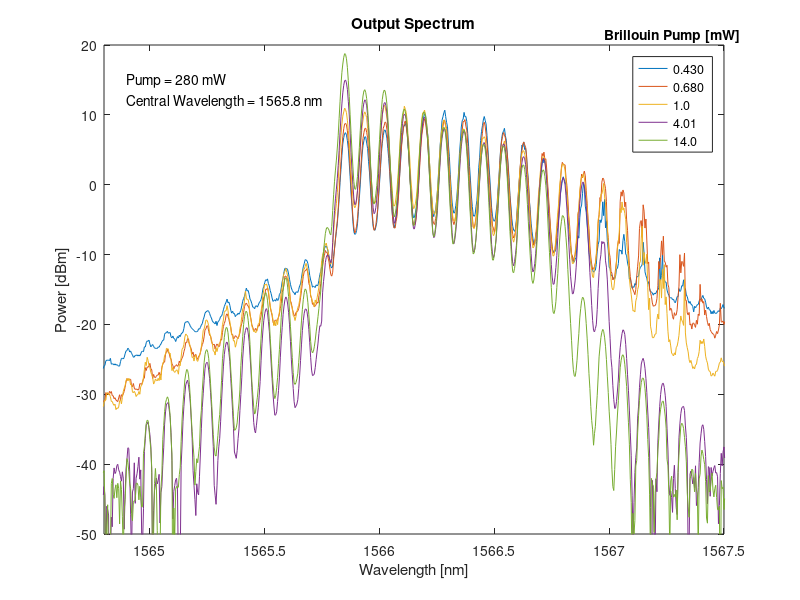

Reproduce this figure in MATLAB.
clc;format short;format compact; 

%% Loads workspaces
load('Workspace_007.mat');
load('Workspace_038.mat');
load('Workspace_031.mat');
load('Workspace_015.mat');
load('Workspace_022.mat');

%% dBm
Power6= 10*log10((Power6)/1e-3);
Power38= 10*log10((Power38)/1e-3);
Power31= 10*log10((Power31)/1e-3);
Power15= 10*log10((Power15)/1e-3);
Power22= 10*log10((Power22)/1e-3);

%% plot

figure,plot(Lambda15,Power15,Lambda22,Power22,Lambda6,Power6,Lambda31,Power31,Lambda38,Power38);
hold off, grid off
title('Output Spectrum');
xlabel('Wavelength [nm]');
ylabel('Power [dBm]');
axis([1564.8 1567.5 -50 20]);
l = legend ('0.430 ','0.680','1.0','4.01','14.0');
title(l,'Brillouin Pump [mW]');
text(1564.9,15,'Pump = 280 mW');
text(1564.9,12,'Central Wavelength = 1565.8 nm');
